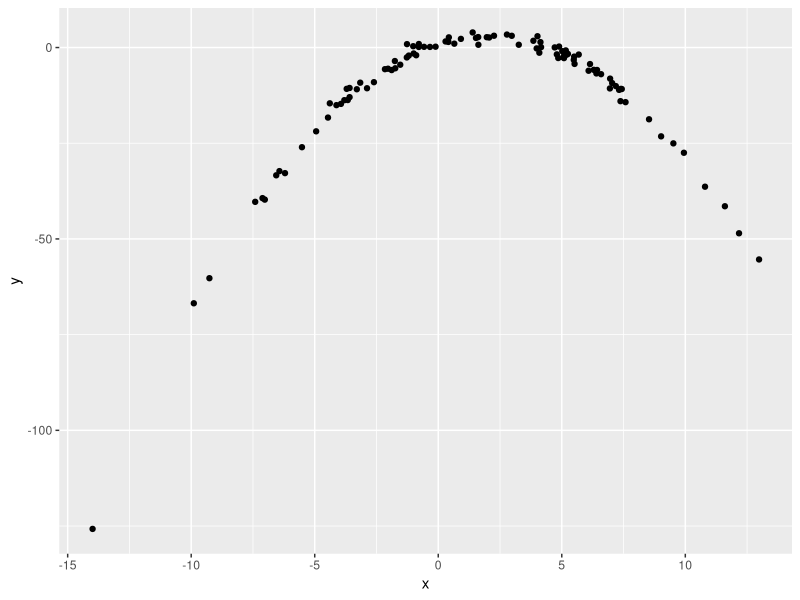

Write the R code that produced this figure.
## ---- chunk 1
library(tidyverse)

df = tibble(
  x = rnorm(100, 2, 5),
  y = 1 + 2 * x - .5 * x ^ 2 + rnorm(100)
) 

df |> 
  ggplot(aes(x = x, y = y)) +
  geom_point()
